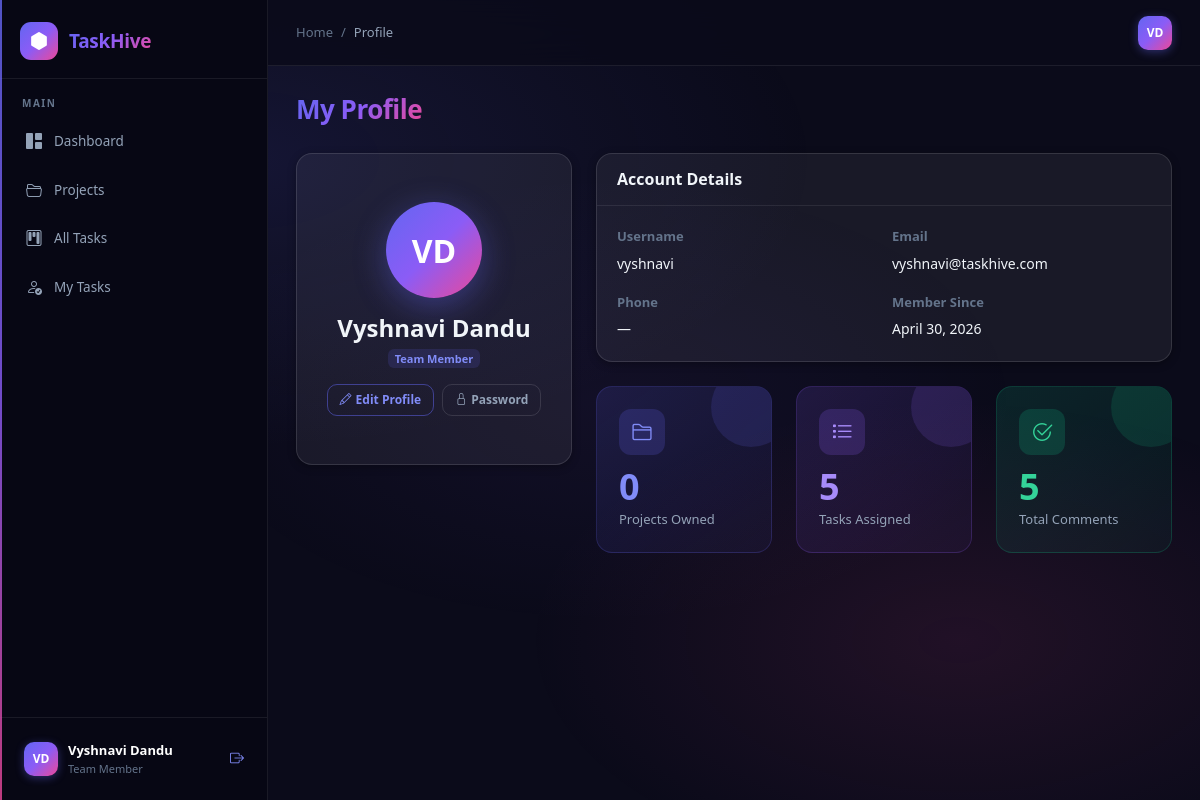
The page /users/profile/ (signed in) on the database its author committed.
### users/models.py (models this page shows, shortened)
class User(AbstractUser):
    ROLE_CHOICES = [
        ('admin', 'Admin'),
        ('manager', 'Project Manager'),
        ('member', 'Team Member'),
    ]
    role = models.CharField(max_length=20, choices=ROLE_CHOICES, default='member')
    avatar = models.ImageField(upload_to='avatars/', null=True, blank=True)
    bio = models.TextField(blank=True)
    phone = models.CharField(max_length=20, blank=True)
    created_at = models.DateTimeField(auto_now_add=True)
    updated_at = models.DateTimeField(auto_now=True)
    class Meta:
        verbose_name = 'User'
        verbose_name_plural = 'Users'
        ordering = ['-date_joined']
    @property
    def is_admin(self):
        return self.role == 'admin' or self.is_superuser
    @property
    def is_manager(self):
        return self.role in ('admin', 'manager') or self.is_superuser

### tasks/models.py (models this page shows, shortened)
class Task(models.Model):
    STATUS_CHOICES = [
        ('todo', 'To Do'),
        ('in_progress', 'In Progress'),
        ('review', 'In Review'),
        ('completed', 'Completed'),
    ]
    PRIORITY_CHOICES = [
        ('low', 'Low'),
        ('medium', 'Medium'),
        ('high', 'High'),
        ('critical', 'Critical'),
    ]
    title = models.CharField(max_length=255)
    description = models.TextField(blank=True)
    project = models.ForeignKey(
        'projects.Project',
        on_delete=models.CASCADE,
        related_name='tasks'
    )
    assigned_user = models.ForeignKey(
        settings.AUTH_USER_MODEL,
        on_delete=models.SET_NULL,
        null=True, blank=True,
        related_name='assigned_tasks'
    )
    created_by = models.ForeignKey(
        settings.AUTH_USER_MODEL,
        on_delete=models.SET_NULL,
        null=True,
        related_name='created_tasks'
    )
    priority = models.CharField(max_length=20, choices=PRIORITY_CHOICES, default='medium')
    status = models.CharField(max_length=20, choices=STATUS_CHOICES, default='todo')
    deadline = models.DateField(null=True, blank=True)
    created_at = models.DateTimeField(auto_now_add=True)
    updated_at = models.DateTimeField(auto_now=True)
    completed_at = models.DateTimeField(null=True, blank=True)
    class Meta:
        ordering = ['-created_at']
        verbose_name = 'Task'
        verbose_name_plural = 'Tasks'

### users/views.py (the view)
# urls.py: path('profile/', views.profile_view, name='profile'),
@login_required
def profile_view(request):
    return render(request, 'users/profile.html', {'profile_user': request.user})

### users/templates/users/profile.html (shortened to what this page needs)
{% extends 'base.html' %}
{% block breadcrumb %}<li class="breadcrumb-item active">Profile</li>{% endblock %}
{% block content %}
<div class="page-header">
    <h1 class="page-title">My Profile</h1>
</div>
<div class="row g-4">
    <div class="col-lg-4">
        <div class="card text-center">
            <div class="card-body py-5">
                <div class="profile-avatar mx-auto mb-3">
                    {% if profile_user.avatar %}
                        <img src="{{ profile_user.avatar.url }}" alt="{{ profile_user.username }}" class="rounded-circle" width="96" height="96" style="object-fit:cover">
                    {% else %}
                        <div class="avatar-placeholder-lg">
                            {{ profile_user.first_name|first|upper }}{{ profile_user.last_name|first|upper }}
                        </div>
                    {% endif %}
                </div>
                <h4 class="fw-bold mb-1">{{ profile_user.get_full_name|default:profile_user.username }}</h4>
                <span class="badge bg-primary-subtle text-primary mb-3">{{ profile_user.get_role_display }}</span>
                <div class="d-flex gap-2 justify-content-center">
                    <a href="{% url 'profile_edit' %}" class="btn btn-outline-primary btn-sm">
                        <i class="bi bi-pencil me-1"></i>Edit Profile
                    </a>
                    <a href="{% url 'change_password' %}" class="btn btn-outline-secondary btn-sm">
                        <i class="bi bi-lock me-1"></i>Password
                    </a>
                </div>
            </div>
        </div>
    </div>
    <div class="col-lg-8">
        <div class="card mb-4">
            <div class="card-header"><h6 class="mb-0 fw-semibold">Account Details</h6></div>
            <div class="card-body">
                <div class="row g-3">
                    <div class="col-sm-6">
                        <label class="form-label text-muted small">Username</label>
                        <p class="fw-medium mb-0">{{ profile_user.username }}</p>
                    </div>
                    <div class="col-sm-6">
                        <label class="form-label text-muted small">Email</label>
                        <p class="fw-medium mb-0">{{ profile_user.email|default:"—" }}</p>
                    </div>
                    <div class="col-sm-6">
                        <label class="form-label text-muted small">Phone</label>
                        <p class="fw-medium mb-0">{{ profile_user.phone|default:"—" }}</p>
                    </div>
                    <div class="col-sm-6">
                        <label class="form-label text-muted small">Member Since</label>
                        <p class="fw-medium mb-0">{{ profile_user.date_joined|date:"F j, Y" }}</p>
                    </div>
                </div>
            </div>
        </div>
        <div class="row g-4">
            <div class="col-sm-4">
                <div class="stat-card stat-card--blue">
                    <div class="stat-card__icon"><i class="bi bi-folder2"></i></div>
                    <div class="stat-card__body">
                        <span class="stat-card__value">{{ profile_user.owned_projects.count }}</span>
                        <span class="stat-card__label">Projects Owned</span>
                    </div>
                </div>
            </div>
            <div class="col-sm-4">
                <div class="stat-card stat-card--purple">
                    <div class="stat-card__icon"><i class="bi bi-list-task"></i></div>
                    <div class="stat-card__body">
                        <span class="stat-card__value">{{ profile_user.assigned_tasks.count }}</span>
                        <span class="stat-card__label">Tasks Assigned</span>
                    </div>
                </div>
            </div>
            <div class="col-sm-4">
                <div class="stat-card stat-card--green">
                    <div class="stat-card__icon"><i class="bi bi-check2-circle"></i></div>
                    <div class="stat-card__body">
                        <span class="stat-card__value">{{ profile_user.assigned_tasks.all|length }}</span>
                        <span class="stat-card__label">Total Comments</span>
                    </div>
                </div>
            </div>
        </div>
    </div>
</div>
{% endblock %}

### templates/base.html (shortened to what this page needs)
<!DOCTYPE html>
<html lang="en" data-bs-theme="light">
<head>
    <link href="https://cdn.jsdelivr.net/npm/bootstrap@5.3.2/dist/css/bootstrap.min.css" rel="stylesheet">
    <link href="https://cdn.jsdelivr.net/npm/bootstrap-icons@1.11.3/font/bootstrap-icons.css" rel="stylesheet">
    {% load static %}
    <link href="{% static 'css/main.css' %}" rel="stylesheet">
</head>
<body>
{% if user.is_authenticated %}
<div class="sidebar" id="sidebar">
    <div class="sidebar-brand">
        <a href="{% url 'dashboard' %}" class="brand-link">
            <div class="brand-icon">
                <i class="bi bi-hexagon-fill"></i>
            </div>
            <span class="brand-text">TaskHive</span>
        </a>
    </div>
    <nav class="sidebar-nav">
        <div class="nav-section">
            <span class="nav-section-label">Main</span>
            <a href="{% url 'dashboard' %}" class="nav-item {% if request.resolver_match.url_name == 'dashboard' %}active{% endif %}">
                <i class="bi bi-grid-1x2-fill"></i><span>Dashboard</span>
            </a>
            <a href="{% url 'project_list' %}" class="nav-item {% if 'project' in request.resolver_match.url_name %}active{% endif %}">
                <i class="bi bi-folder2-open"></i><span>Projects</span>
            </a>
            <a href="{% url 'task_list' %}" class="nav-item {% if request.resolver_match.url_name == 'task_list' %}active{% endif %}">
                <i class="bi bi-kanban"></i><span>All Tasks</span>
            </a>
            <a href="{% url 'my_tasks' %}" class="nav-item {% if request.resolver_match.url_name == 'my_tasks' %}active{% endif %}">
                <i class="bi bi-person-check"></i><span>My Tasks</span>
            </a>
        </div>
    </nav>
    <div class="sidebar-footer">
        <a href="{% url 'profile' %}" class="user-widget">
            <div class="user-avatar">
                {% if user.avatar %}
                    <img src="{{ user.avatar.url }}" alt="{{ user.username }}">
                {% else %}
                    <span>{{ user.first_name|first|upper }}{{ user.last_name|first|upper }}</span>
                {% endif %}
            </div>
            <div class="user-info">
                <span class="user-name">{{ user.get_full_name|default:user.username }}</span>
                <span class="user-role">{{ user.get_role_display }}</span>
            </div>
        </a>
        <a href="{% url 'logout' %}" class="logout-btn" title="Logout">
            <i class="bi bi-box-arrow-right"></i>
        </a>
    </div>
</div>
<div class="main-wrapper">
    <header class="topbar">
        <div class="topbar-left">
            <nav aria-label="breadcrumb" class="d-none d-md-block">
                <ol class="breadcrumb mb-0">
                    <li class="breadcrumb-item"><a href="{% url 'dashboard' %}">Home</a></li>
                    {% block breadcrumb %}{% endblock %}
                </ol>
            </nav>
        </div>
        <div class="topbar-right">
            <div class="topbar-actions">
                <a href="{% url 'profile' %}" class="topbar-avatar" title="{{ user.username }}">
                    {% if user.avatar %}
                        <img src="{{ user.avatar.url }}" alt="{{ user.username }}">
                    {% else %}
                        <span>{{ user.first_name|first|upper }}{{ user.last_name|first|upper }}</span>
                    {% endif %}
                </a>
            </div>
        </div>
    </header>
    <main class="page-content">
        {% block content %}{% endblock %}
    </main>
</div>
{% endif %}
{% load static %}
</body>
</html>

### rows shown on the page
User: first_name|first "V", last_name|first "D", get_full_name "Vyshnavi Dandu", role "Team Member", username "vyshnavi", email "vyshnavi@taskhive.com", phone "—", date_joined "April 30, 2026", owned_projects.count "0", assigned_tasks.count "5", assigned_tasks.all|length "5"
